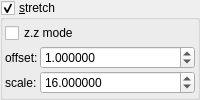
    <widget class="MyGroupBox" name="groupCheck_transf_function_enabledAy">
     <property name="toolTip">
      <string/>
     </property>
     <property name="title">
      <string>&amp;stretch</string>
     </property>
     <property name="checkable">
      <bool>true</bool>
     </property>
     <layout class="QVBoxLayout" name="verticalLayout_55">
      <property name="spacing">
       <number>2</number>
      </property>
      <property name="leftMargin">
       <number>2</number>
      </property>
      <property name="topMargin">
       <number>2</number>
      </property>
      <property name="rightMargin">
       <number>2</number>
      </property>
      <property name="bottomMargin">
       <number>2</number>
      </property>
      <item>
       <widget class="MyCheckBox" name="checkBox_transf_function_enabledAy_false">
        <property name="text">
         <string>z.z mode</string>
        </property>
       </widget>
      </item>
      <item>
       <layout class="QGridLayout" name="gridLayout_27" columnstretch="0,1">
        <property name="spacing">
         <number>2</number>
        </property>
        <item row="0" column="1">
         <widget class="MyDoubleSpinBox" name="spinbox_transf_offset_1">
          <property name="sizePolicy">
           <sizepolicy hsizetype="Minimum" vsizetype="Maximum">
            <horstretch>0</horstretch>
            <verstretch>0</verstretch>
           </sizepolicy>
          </property>
          <property name="prefix">
           <string/>
          </property>
          <property name="suffix">
           <string/>
          </property>
          <property name="decimals">
           <number>6</number>
          </property>
          <property name="minimum">
           <double>-99.998999999999995</double>
          </property>
          <property name="maximum">
           <double>99.998999999999995</double>
          </property>
          <property name="singleStep">
           <double>0.100000000000000</double>
          </property>
          <property name="value">
           <double>1.000000000000000</double>
          </property>
         </widget>
        </item>
        <item row="0" column="0">
         <widget class="QLabel" name="label_45">
          <property name="text">
           <string notr="true">offset:</string>
          </property>
         </widget>
        </item>
        <item row="1" column="1">
         <widget class="MyDoubleSpinBox" name="spinbox_transf_scale_16">
          <property name="enabled">
           <bool>true</bool>
          </property>
          <property name="sizePolicy">
           <sizepolicy hsizetype="Minimum" vsizetype="Maximum">
            <horstretch>0</horstretch>
            <verstretch>0</verstretch>
           </sizepolicy>
          </property>
          <property name="prefix">
           <string/>
          </property>
          <property name="suffix">
           <string/>
          </property>
          <property name="decimals">
           <number>6</number>
          </property>
          <property name="minimum">
           <double>0.000000000000000</double>
          </property>
          <property name="maximum">
           <double>999.999000000000024</double>
          </property>
          <property name="singleStep">
           <double>0.100000000000000</double>
          </property>
          <property name="value">
           <double>16.000000000000000</double>
          </property>
         </widget>
        </item>
        <item row="1" column="0">
         <widget class="QLabel" name="label_44">
          <property name="text">
           <string notr="true">scale:</string>
          </property>
         </widget>
        </item>
       </layout>
      </item>
     </layout>
    </widget>
